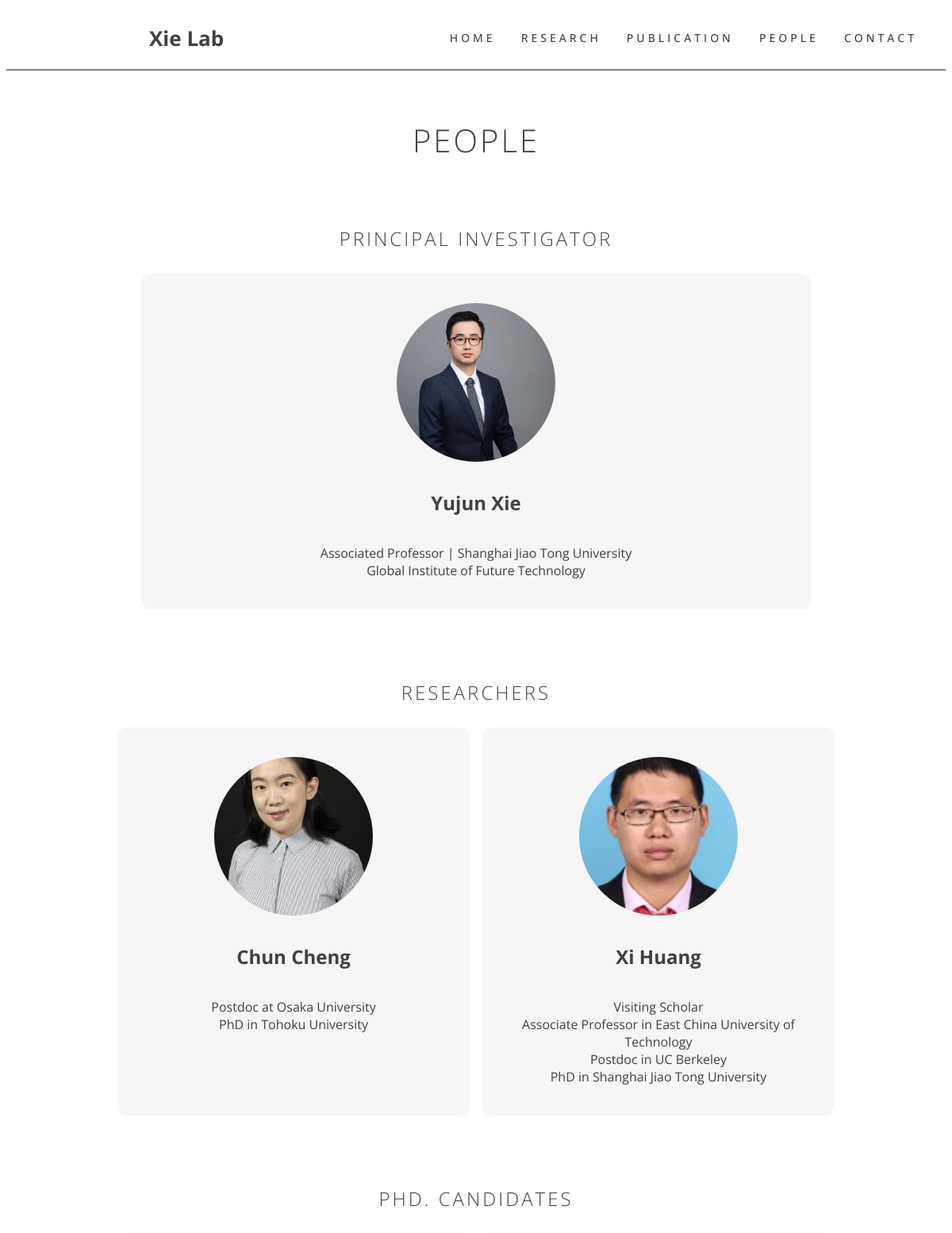
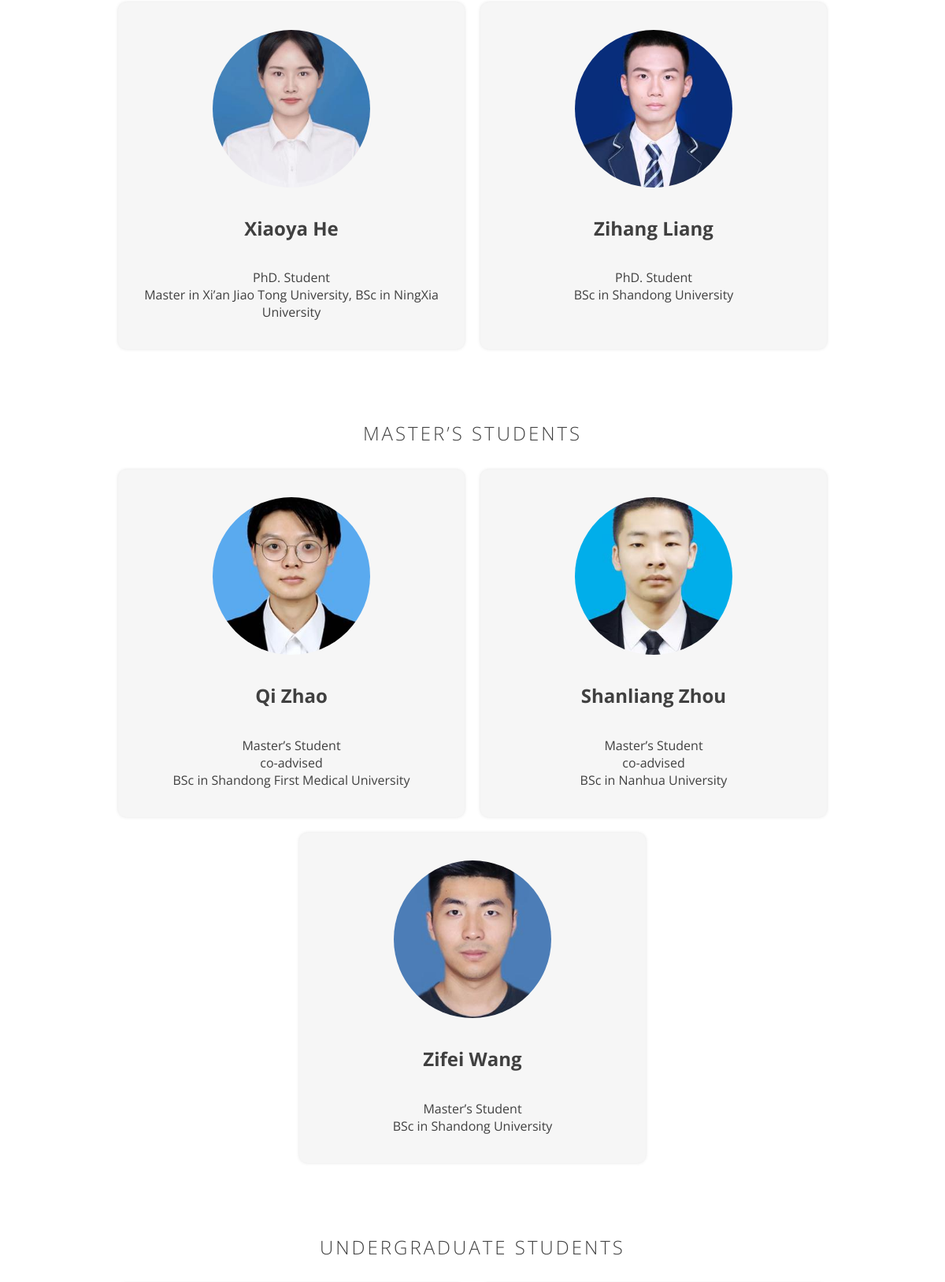
Screenshot of /people (upper part) with the database file from the repository (2 pictures, top to bottom).
### people/models.py (models this page shows, shortened)
class Person(models.Model):
    name = models.CharField(max_length=100)
    position_choice = (
        ("0", "Principal Investigator"),
        ("1", "Researchers"),
        ("2", "PhD. Candidates"),
        ("3", "Master’s Students"),
        ("4", "Undergraduate Students")
    )
    position = models.CharField(max_length=100, choices=position_choice, default="Secret")
    education = models.TextField(max_length=200)
    photo = models.ImageField('photo', upload_to=user_directory_path, blank=True, null=True)

### people/views.py (the view)
# urls.py: path("", views.show, name="index"),
def show(request):
    principal = Person.objects.filter(position="0")
    Researchers = Person.objects.filter(position="1")
    PhD = Person.objects.filter(position="2")
    Master = Person.objects.filter(position="3")
    Undergraduate = Person.objects.filter(position="4")
    context = {
        "principal": principal,
        "Researchers": Researchers,
        "PhD": PhD,
        "Master": Master,
        "Undergraduate": Undergraduate
    }
    return render(request, "people/people.html", context)

### people/templates/people/people.html (shortened to what this page needs)
<!DOCTYPE html>
<html lang="en" >
{% load static %}
<head>
<link rel='stylesheet' href='https://cdnjs.cloudflare.com/ajax/libs/modern-normalize/1.0.0/modern-normalize.min.css'>
<link rel="stylesheet" href={% static 'people/style.css' %}>
<link rel="stylesheet" href={% static 'people/people_card.css' %}>
</head>
<body>
<main id="page" class="o-page">
  <header class="o-header">
    <h1 class="c-logo"><a class="c-logo__link" href=# target="_blank">Xie Lab</a></h1>
    <nav class="c-main-menu" aria-labelledby="mainmenulabel">
      <ul class="c-main-menu__list">
        <li><a class="c-main-menu__link" href="{%url 'homepage:index'%}">Home</a></li>
        <li><a class="c-main-menu__link" href="{%url 'research:index'%}">Research</a></li>
        <li><a class="c-main-menu__link" href="{%url 'publication:index'%}">Publication</a></li>
        <li><a aria-current="page" class="is-magic-active c-main-menu__link" href="{%url 'people:index'%}">People</a></li>
        <li><a class="c-main-menu__link" href="{%url 'contact:index'%}">Contact</a></li>
      </ul>
    </nav>
  </header>
  <section class="o-main-section">
    <h2 class="c-main-heading">People</h2>
    <h3 class="c-main-position">Principal Investigator</h3>
    {% if principal %}
    {% for p in principal %}
      <div class="container">
      <div class="card leader">
        <div class="con-img">
          <img src="{{p.photo.url}}" alt="preson">
        </div>
        <h2>{{p.name}}</h2>
        <p class="description">{{p.education}}</p>
      </div>
    </div>
    {% endfor %}
    {% else %}
        <p style="text-align: center">No Principal Investigator Now.</p>
    {% endif %}
    <h3 class="c-main-position">Researchers</h3>
    <div class="container">
    {% if Researchers %}
    {% for p in Researchers %}
      <div class="card">
        <div class="con-img">
          <img src="{{p.photo.url}}" alt="preson">
        </div>
        <h2>{{p.name}}</h2>
        <p class="description">{{p.education}}</p>
      </div>
    {% endfor %}
    {% else %}
        <p style="text-align: center">No Researchers Now.</p>
    {% endif %}
    </div>
    <h3 class="c-main-position">PhD. Candidates</h3>
    <div class="container">
    {% if PhD %}
    {% for p in PhD %}
      <div class="card">
        <div class="con-img">
          <img src="{{p.photo.url}}" alt="preson">
        </div>
        <h2>{{p.name}}</h2>
        <p class="description">{{p.education}}</p>
      </div>
    {% endfor %}
    {% else %}
        <p style="text-align: center">No PhD. Candidate Now.</p>
    {% endif %}
    </div>
    <h3 class="c-main-position">Master’s Students</h3>
    <div class="container">
    {% if Master %}
    {% for p in Master %}
      <div class="card">
        <div class="con-img">
          <img src="{{p.photo.url}}" alt="person">
        </div>
        <h2>{{p.name}}</h2>
        <p class="description">{{p.education}}</p>
      </div>
    {% endfor %}
    {% else %}
        <p style="text-align: center">Master’s Students</p>
    {% endif %}
      </div>
    <h3 class="c-main-position">Undergraduate Students</h3>
    <div class="container">
      </div>
  </section>
</main>
</body>
</html>

### people/static/people/style.css (style rules this page uses)
:root { --black: #404040; --white: #fff; --gray: rgba(64, 64, 64, 0.15); --font-courgett: "Open Sans", sans-serif; --font-open-sans: "Open Sans", sans-serif; --font-light: 300; }
.c-main-menu__list { list-style: none; margin: 0; padding: 0; }
body { background-color: var(--white); color: var(--black); font-family: var(--font-open-sans); }
.o-page { max-width: 100%; overflow-x: hidden; width: 100%; }
.o-header { align-items: center; display: flex; justify-content: space-between; padding: 1.25rem; border-bottom: 2px solid gray; }
.o-main-section { max-width: 57.5rem; margin: 0 auto 5rem; }
.c-logo { font-family: var(--font-courgett); font-size: 1.625rem; margin: 0 0 0 10rem; }
.c-logo__link { color: var(--black); text-decoration: none; }
.c-main-menu { font-weight: 500; }
.c-main-menu__list { display: flex; }
.c-main-menu__link { color: var(--black); display: inline-block; font-size: 0.875rem; letter-spacing: 0.25rem; margin: 0 0.375rem; padding: 0.625rem; text-decoration: none; text-transform: uppercase; }
.c-main-heading { font-size: 2.5rem; font-weight: var(--font-light); letter-spacing: 0.1875rem; margin: 3.75rem 0; text-align: center; text-transform: uppercase; }
.c-main-position { font-size: 1.5rem; font-weight: var(--font-light); letter-spacing: 0.1875rem; text-align: center; text-transform: uppercase; margin: 5rem 0 1rem; }

### people/static/people/people_card.css (style rules this page uses)
.container { display: flex; flex-wrap: wrap; justify-content: center; margin: auto; justify-content: space-evenly; max-width:1500px; margin-top:20px; }
.card { padding: 20px 20px; width: 25rem; display: flex; flex-direction: column; align-items: center; box-shadow: 0 0 5px -1px lightgray; border-radius: 10px; animation-delay: 0; cursor:pointer; transition:all .5s; margin: 10px; background-color: rgb(246,246,246); }
.leader { width: 50rem; }
.con-img { width:200px; height: 200px; overflow:hidden; border-radius: 50%; margin: 15px 0; }
img { max-width:100%; height:auto; }
.description { text-align: center; max-width: 80rem; white-space: pre-line; font-family: "Open Sans", sans-serif; }

### rows the page displays
Person: photo (picture), name "Yujun Xie", education "Associated Professor | Shanghai Jiao Tong University Global Institute of Future Technology"
Person: photo (picture), name "Chun Cheng", education "Postdoc at Osaka University PhD in Tohoku University"
Person: photo (picture), name "Xi Huang", education "Visiting Scholar Associate Professor in East China University of Technology Postdoc in UC Berkeley PhD in Shanghai Jiao Tong University"
Person: photo (picture), name "Xiaoya He", education "PhD. Student Master in Xi’an Jiao Tong University, BSc in NingXia University"
Person: photo (picture), name "Zihang Liang", education "PhD. Student BSc in Shandong University"
Person: photo (picture), name "Qi Zhao", education "Master’s Student co-advised BSc in Shandong First Medical University"
Person: photo (picture), name "Shanliang Zhou", education "Master’s Student co-advised BSc in Nanhua University"
Person: photo (picture), name "Zifei Wang", education "Master’s Student BSc in Shandong University"
